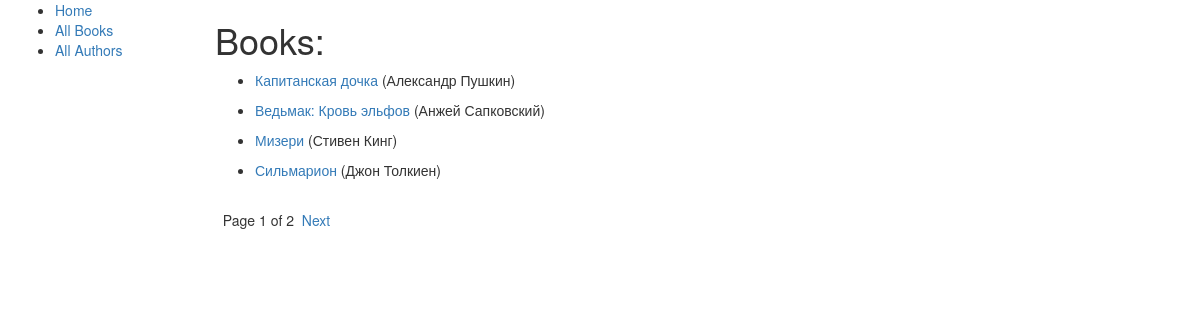
/catalog/books/, run on the app's committed database.
### catalog/models.py (models this page shows, shortened)
class Book(models.Model):
    title = models.CharField(max_length=250, help_text="Enter book title")
    author = models.ForeignKey(Author, models.SET_NULL,null=True)
    summary = models.CharField(max_length=1500, help_text="Enter book description")
    genre = models.ManyToManyField(Genre)
    language = models.ManyToManyField(Language)
    def get_absolute_url(self):
        return reverse('book-detail', args=[str(self.id)])

class Author(models.Model):
    first_name = models.CharField(max_length=100, help_text="Enter author first name")
    last_name = models.CharField(max_length=100, help_text="Enter author lastname")
    date_of_birth = models.DateField(null=True, blank=True)
    date_of_death = models.DateField(null=True, blank=True)
    def __str__(self):
        return f'{self.first_name} {self.last_name}'

### catalog/views.py (the view)
class BookListView(generic.ListView):
    model = Book
    paginate_by = 4

### catalog/templates/catalog/book_list.html
{% extends 'base_generic.html' %}
{% block content %}
<h1>Books:</h1>
{% if book_list %}
<ul>
    {% for book in book_list %}
    <li style="margin: 10px 0;">
        <a href="{{book.get_absolute_url}}">{{book.title}}</a> ({{book.author}})
    </li>
    {% endfor %}
</ul>
{% else %}
<p>There are no books</p>
{% endif %}
{% endblock %}

### data on the page
Book: title "Капитанская дочка", author "Александр Пушкин"
Book: title "Ведьмак: Кровь эльфов", author "Анжей Сапковский"
Book: title "Мизери", author "Стивен Кинг"
Book: title "Сильмарион", author "Джон Толкиен"

### other printed values
{{ page_obj.number }} "1"
{{ page_obj.paginator.num_pages }} "2"
